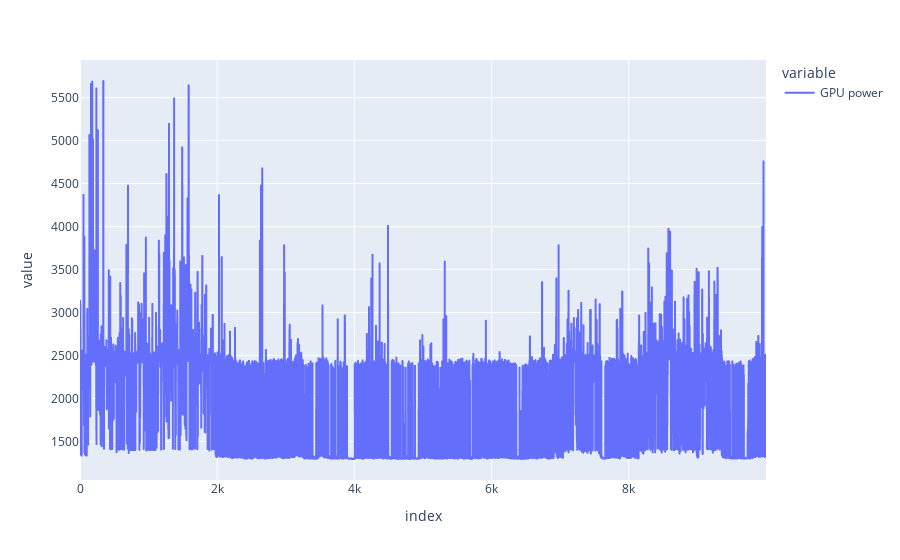

Here is the notebook cell this chart was saved with:
### Code cell
carbondf["GPU power"].head(10000).plot()

### Figure 1 — Plotly figure (JSON) as saved in the notebook; plotly's stock layout.template omitted (floating-point values rounded to 4 significant figures; data arrays with more than 128 entries replaced by an {"elided": "..."} marker saying what was removed)
{"data": [{"hovertemplate": "variable=GPU power<br>index=%{x}<br>value=%{y}<extra></extra>", "legendgroup": "GPU power", "line": {"color": "#636efa", "dash": "solid"}, "marker": {"symbol": "circle"}, "mode": "lines", "name": "GPU power", "showlegend": true, "type": "scattergl", "x": {"elided": "10000 int values"}, "xaxis": "x", "y": {"elided": "10000 float values"}, "yaxis": "y"}], "layout": {"legend": {"title": {"text": "variable"}, "tracegroupgap": 0}, "margin": {"t": 60}, "xaxis": {"anchor": "y", "domain": [0, 1], "title": {"text": "index"}}, "yaxis": {"anchor": "x", "domain": [0, 1], "title": {"text": "value"}}}}
